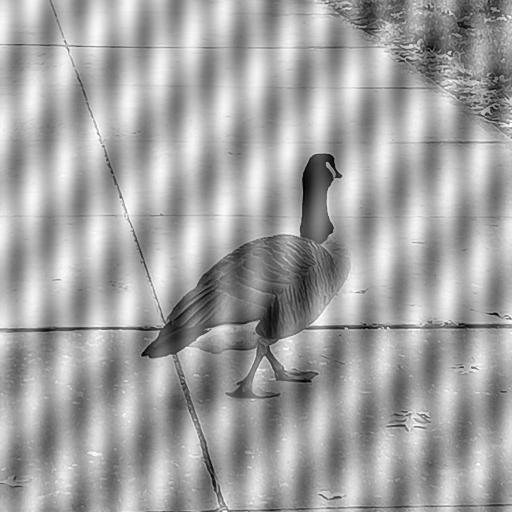
#> input picture noise/data/goose.jpg, 512 x 512 px
$ jupyter execute periodic-noise.ipynb
#> lines starting #> are read from the running program, lines starting #| are printed output that depends on the picture
# Periodic Noise
In this notebook, we will go through some types of periodic noise, and its representation in the frequency domain.

## Section 0. Preparing the Notebook
We start by importing the necessary libraries.

[cell 1]
# importing necessary packages
import numpy as np
from numpy import random
import cv2 as cv
from matplotlib import pyplot as plt
from solutions import *
from utils import *

[cell 2]
# Setting PyPlot's color map
plt.set_cmap('Greys_r')

## Section 1. Periodic Noise in the Fourier Transform
The simplest form of periodic Noise is a simple sinusoidal pattern on the image. We create such a pattern from a Fourier transform.

[cell 3]
# Creating an empty spectrum
h, w = 64, 64
spectrum = np.zeros((h, w), dtype=np.complex128)
baseline = h*w
spectrum[0, 0] = baseline * 0.5

# Adding a sinusoid
u = -.1 * np.pi
v = .1 * np.pi
phase = 0.5 * np.pi
intensity = 0.25

u_element = int((u % (np.pi * 2)) / np.pi / 2 * h)
v_element = int((v % (np.pi * 2)) / np.pi / 2 * w)

u_conj_element = (- u_element) % h
v_conj_element = (- v_element) % w

spectrum[u_element, v_element] = baseline * intensity * np.exp(complex(0, phase))
spectrum[u_conj_element, v_conj_element] = baseline * intensity * np.exp(complex(0, -phase))

# Generating the image from the spectrum
spectrum_ift = np.real(np.fft.ifft2(spectrum))


# Showing the results
_ = plt.figure(figsize=(14, 7))
_ = plt.subplot(1, 2, 1), plt.imshow(spectrum_ift, vmin=0, vmax=1), plt.axis('off'), plt.title('Constructed Image')
_ = plt.subplot(1, 2, 2), plt.imshow(np.abs(np.fft.fftshift(spectrum))), plt.axis('off'), plt.title('Spectrum')
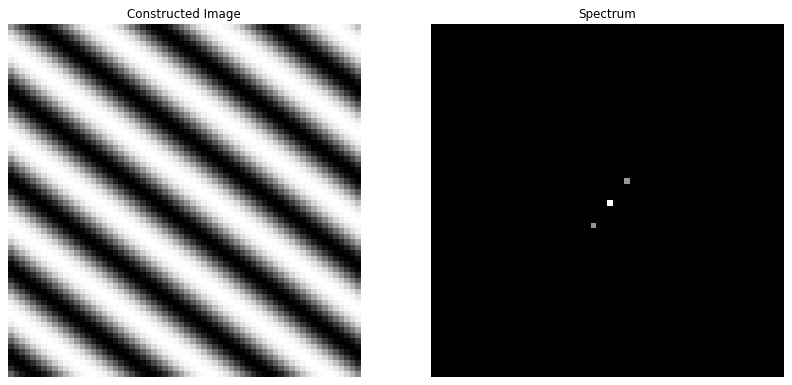
#> figure drawn by matplotlib, 2 panels

As you can see, such patterns will cause a pair of intense dots to appear in the spectrum of the image. Below, we see a representation of such noise in an actual image. Note that since the values for higher frequencies are generally much lower than the *zero* frequency. i.e. the average intensity of the pixels, we apply a gamma correction to the spectrum.

[cell 4]
# Reading the image and generating the spectrum
image = np.float64(cv.imread('data/goose.jpg', cv.IMREAD_GRAYSCALE) / 255)
#> image: shape (512, 512) float64; min 0, max 1, mean 0.638
image_f = np.fft.fftshift(np.fft.fft2(image))

# Showing the results
gamma_correction = 0.2
_ = plt.figure(figsize=(14, 7))
_ = plt.subplot(1, 2, 1), plt.imshow(image, vmin=0, vmax=1), plt.axis('off'), plt.title('Constructed Image')
_ = plt.subplot(1, 2, 2), plt.imshow(np.abs(image_f)**gamma_correction), plt.axis('off'), plt.title('Spectrum')
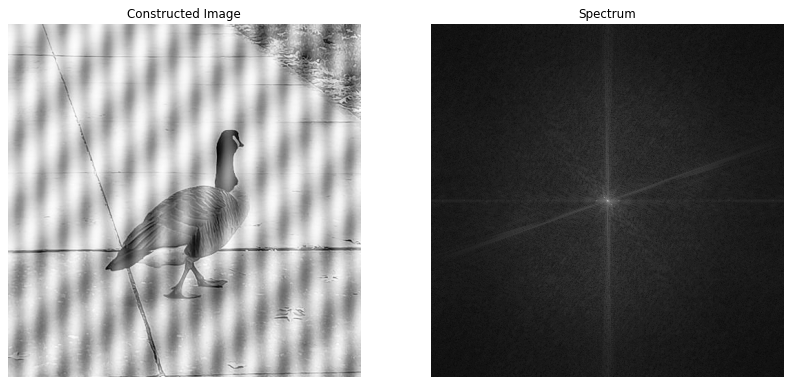
#> figure drawn by matplotlib, 2 panels

You can see two pairs of bright points near the center of the spectrum, which belong to the noise patterns visible in the image. Note that despite being dull in relation to the central point, they are much brighter than the surrounding frequencies.

## Section 2. Periodic Noise with a Range of Frequencies
Periodic noise is not always in the form of a simple sinusoidal pattern. Sometimes this type of noise can be a mix of many different frequencies. Take a look at the sample below.

[cell 5]
# Reading the image and generating the spectrum
image = np.float64(cv.imread('data/phobos.jpg', cv.IMREAD_GRAYSCALE) / 255)
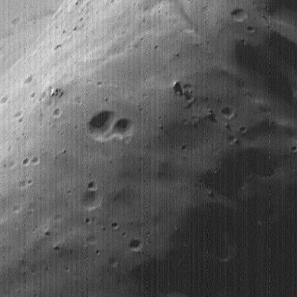
#> input picture noise/data/phobos.jpg, 297 x 297 px
#> image: shape (297, 297) float64; min 0.0745, max 0.953, mean 0.367
image_f = np.fft.fftshift(np.fft.fft2(image))

# Showing the results
gamma_correction = 0.2
_ = plt.figure(figsize=(14, 7))
_ = plt.subplot(1, 2, 1), plt.imshow(image, vmin=0, vmax=1), plt.axis('off'), plt.title('Constructed Image')
_ = plt.subplot(1, 2, 2), plt.imshow(np.abs(image_f)**gamma_correction), plt.axis('off'), plt.title('Spectrum')
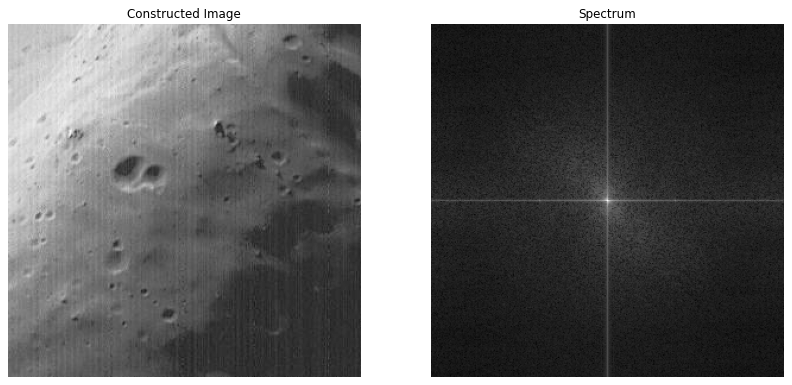
#> figure drawn by matplotlib, 2 panels

You can clearly see a pattern of grainy vertical lines running through the image. These lines, while they do not have a fixed frequency, are a type of periodic noise, and are visible in the spectrum. The two bright lines passing through the center point of the spectrum are caused by these patterns. While you might expect only one line to appear in the spectrum, note that there also exists a grainy pattern in the noise lines, i.e. they are not intact lines.
Another important feature of this spectrum is the two slightly brighter points that can be seen on the horizontal line. These two points belong to the dominant frequency of the lines.

## Section 3. Moire Patterns
Moire patterns, are patterns that result from sampling an image which contains several similar but out of phase periodic patterns. You might have seen visual representations of these patterns when looking at striped patterns. When scanning printed images, such patterns are generated due to differences in the printer and the scanner's sampling pattern. Below is one example of these patterns.

[cell 6]
# Reading the image and generating the spectrum
image = np.float64(cv.imread('data/moire.png', cv.IMREAD_GRAYSCALE) / 255)
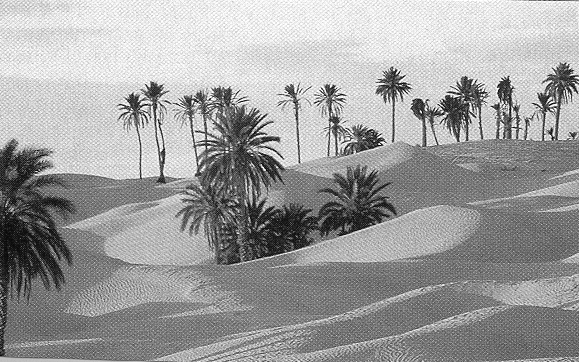
#> input picture noise/data/moire.png, 579 x 362 px
#> image: shape (362, 579) float64; min 0, max 1, mean 0.622
image_f = np.fft.fftshift(np.fft.fft2(image))

# Showing the results
gamma_correction = 0.2
_ = plt.figure(figsize=(14, 7))
_ = plt.subplot(1, 2, 1), plt.imshow(image, vmin=0, vmax=1), plt.axis('off'), plt.title('Constructed Image')
_ = plt.subplot(1, 2, 2), plt.imshow(np.abs(image_f)**gamma_correction), plt.axis('off'), plt.title('Spectrum')
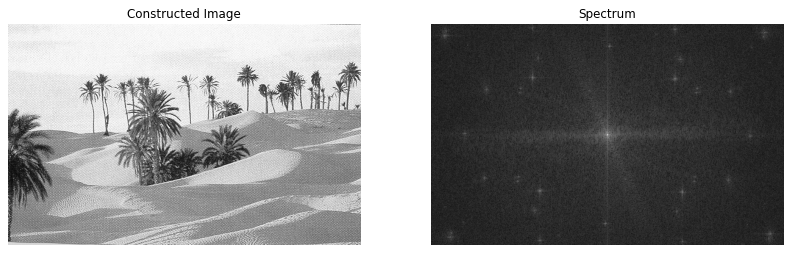
#> figure drawn by matplotlib, 2 panels
